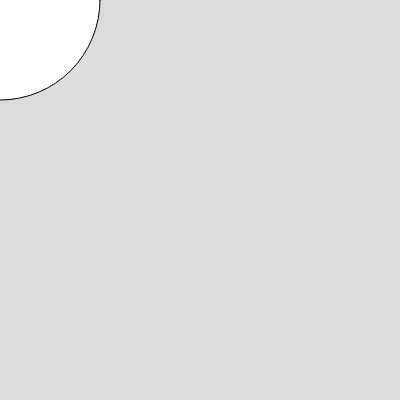
Frame 1 (no input)
Frame 60 (no input): identical to frame 1, image omitted
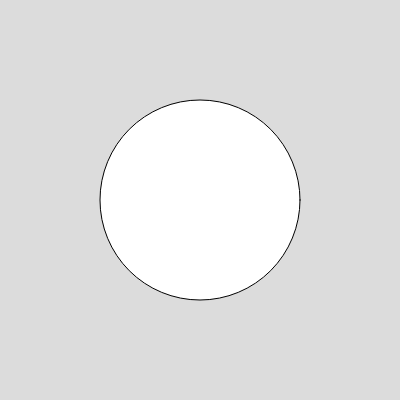
Frame 120 (the mouse pressed at the canvas centre since frame 60)

The p5.js sketch that drew these frames (run headless with seeded random() and noise() and a simulated clock; from frame 60 on, the mouse is pressed at the canvas centre):

// p5.js sketch
// ── sketch.js
//Faça um círculo acompanhar a posição do cursor e mudar de cor com o clique do mouse.
let click = 0; 
let g = 0;
function setup() {
  createCanvas(400, 400);
}
function mouseClicked() {
  fill(random(255), random(255),random(255));
  
}

function draw() {
  background(220);
  circle(mouseX, mouseY, 200);
}
